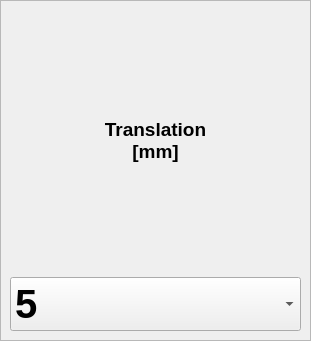
     <widget class="QFrame" name="frame_2">
      <property name="geometry">
       <rect>
        <x>560</x>
        <y>40</y>
        <width>311</width>
        <height>341</height>
       </rect>
      </property>
      <property name="frameShape">
       <enum>QFrame::StyledPanel</enum>
      </property>
      <property name="frameShadow">
       <enum>QFrame::Raised</enum>
      </property>
      <widget class="QWidget" name="verticalLayoutWidget">
       <property name="geometry">
        <rect>
         <x>10</x>
         <y>10</y>
         <width>291</width>
         <height>321</height>
        </rect>
       </property>
       <layout class="QVBoxLayout" name="verticalLayout">
        <item>
         <widget class="QLabel" name="label_4">
          <property name="font">
           <font>
            <pointsize>14</pointsize>
            <weight>75</weight>
            <bold>true</bold>
           </font>
          </property>
          <property name="text">
           <string>Translation
[mm]</string>
          </property>
          <property name="alignment">
           <set>Qt::AlignCenter</set>
          </property>
         </widget>
        </item>
        <item>
         <widget class="QComboBox" name="comboBox_cs_base_step_unit">
          <property name="sizePolicy">
           <sizepolicy hsizetype="Preferred" vsizetype="Fixed">
            <horstretch>0</horstretch>
            <verstretch>0</verstretch>
           </sizepolicy>
          </property>
          <property name="font">
           <font>
            <pointsize>30</pointsize>
            <weight>75</weight>
            <bold>true</bold>
           </font>
          </property>
          <property name="layoutDirection">
           <enum>Qt::LeftToRight</enum>
          </property>
          <property name="autoFillBackground">
           <bool>false</bool>
          </property>
          <property name="styleSheet">
           <string notr="true"/>
          </property>
          <property name="editable">
           <bool>false</bool>
          </property>
          <property name="currentIndex">
           <number>3</number>
          </property>
          <property name="duplicatesEnabled">
           <bool>false</bool>
          </property>
          <item>
           <property name="text">
            <string>0.1</string>
           </property>
          </item>
          <item>
           <property name="text">
            <string>0.5</string>
           </property>
          </item>
          <item>
           <property name="text">
            <string>1</string>
           </property>
          </item>
          <item>
           <property name="text">
            <string>5</string>
           </property>
          </item>
          <item>
           <property name="text">
            <string>10</string>
           </property>
          </item>
          <item>
           <property name="text">
            <string>25</string>
           </property>
          </item>
          <item>
           <property name="text">
            <string>50</string>
           </property>
          </item>
          <item>
           <property name="text">
            <string>100</string>
           </property>
          </item>
         </widget>
        </item>
       </layout>
      </widget>
     </widget>
